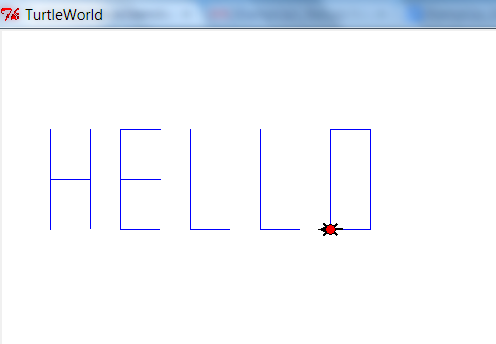

Reproduce this figure in Python.
# Hello excercise from Week 0

# Name:


from TurtleWorld import * 		
world = TurtleWorld()			
bob = Turtle()				

world.clear()

bob = Turtle()

def turn(turtle):
  rt(turtle)
  rt(turtle)

def bigline(turtle):
  fd(turtle, 100)
  turn(turtle)   

def nextletter(turtle):
   pu(turtle)
   fd(turtle,30)
   pd(turtle)
   
pu(bob)
bk(bob,150)
pd(bob)
lt(bob)

bigline(bob)

fd(bob,50)
lt(bob)
fd(bob,40)
lt(bob)
fd(bob,50)
turn(bob)
fd(bob,100)
lt(bob)

nextletter(bob)

lt(bob)

bigline(bob)
lt(bob)
fd(bob,40)
turn(bob)
fd(bob,40)
lt(bob)
fd(bob,50)
lt(bob)
fd(bob,40)
turn(bob)
fd(bob,40)
lt(bob)
fd(bob,50)
lt(bob)
fd(bob,40)

pu(bob) 
lt(bob)

rt(bob)

nextletter(bob)
lt(bob)
bigline(bob)
bigline(bob)
rt(bob)
fd(bob,40)

nextletter(bob)
lt(bob)
bigline(bob)
bigline(bob)
rt(bob)
fd(bob,40)

nextletter(bob)
lt(bob)
bigline(bob)
lt(bob)
fd(bob,40)
rt(bob)
bigline(bob)
lt(bob)
fd(bob,40)





wait_for_user()					
